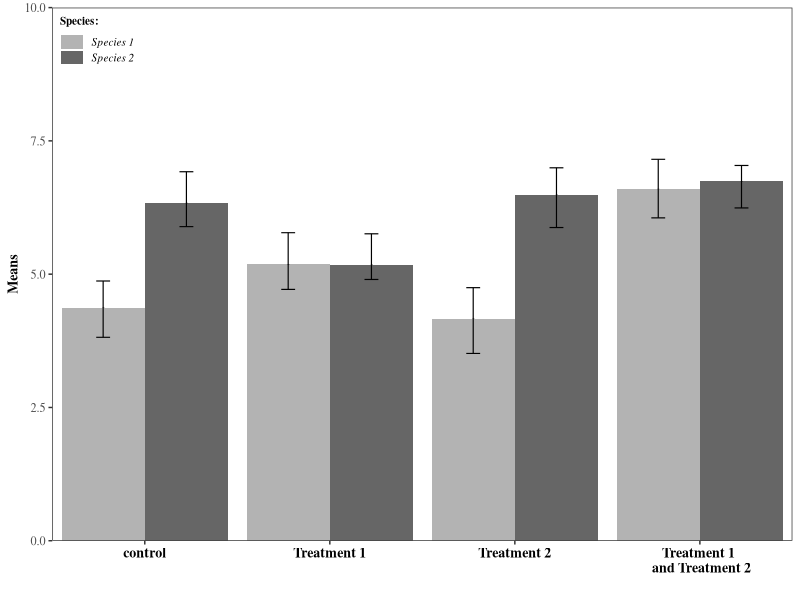
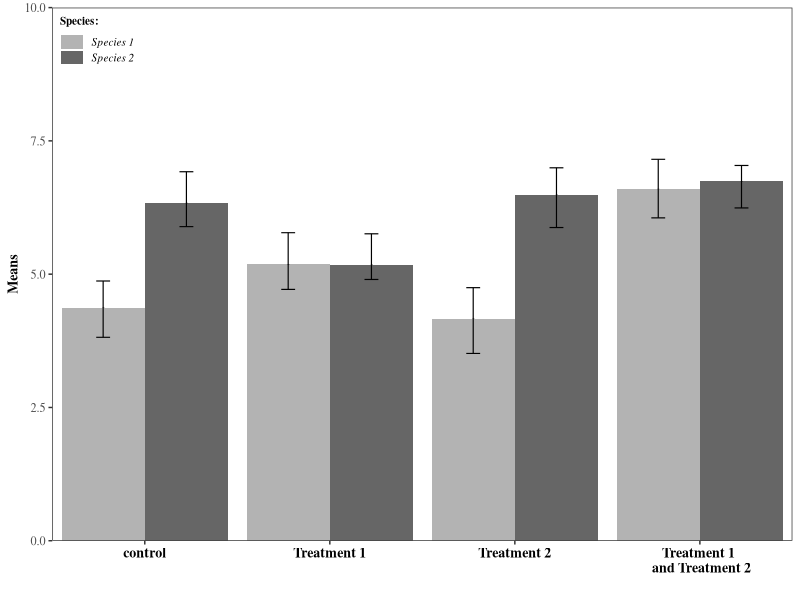

Recreate these plots in R, in order.
###############################################################################
# Barplot with CI/error bars side-by-side in ggplot
# see more at: http://www.cookbook-r.com/Graphs/Plotting_means_and_error_bars_(ggplot2)/
###############################################################################

# install.packages("ggplot2")
library(ggplot2)

# =============================================================================
# Create some data
# =============================================================================
# For ggplot, data must be in long format (not wide format)
set.seed(1)
DF <- data.frame(Treatment = rep(c("control", "T1", "T2", "T1&2"), times=2),
                 Species   = rep(c("Sp1", "Sp2"), each=4),
                 means     = c(rnorm(n=4, mean=5), 
                               rnorm(n=4, mean=6)))

# Note that this is fake data, this is not the way to statistically compute CI-s or SE-s
DF$lower.CI  <- DF$means - rnorm(n=8, mean=.5, sd=.1)
DF$upper.CI  <- DF$means + rnorm(n=8, mean=.5, sd=.1)

# =============================================================================
# Plot barplot with ggplot
# =============================================================================
my_barplot <-
  ggplot(data = DF, 
         aes(x    = Treatment, 
             y    = means, 
             fill = Species)) +
  # add the bars (means)
  geom_bar(stat = "identity", 
           position = position_dodge()) +
  # fill the bars manually
  scale_fill_manual(name   = 'Species:',
                    breaks = c("Sp1", "Sp2"),
                    values = c("Sp1" = "gray70", 
                               "Sp2" = "gray40"),
                    labels = c("Species 1", "Species 2")) + 
  # plot CIs (add a point shape as well)
  geom_errorbar(aes(ymax = upper.CI, 
                    ymin = lower.CI), 
                size  = .4, 
                width = .15, 
                linetype = "solid", 
                position = position_dodge(.9)) +
  geom_point(position = position_dodge(width = .9), 
             shape = "-", 
             show.legend = FALSE) +
  # set order of discrete values on OX axes & adjust the distance (gap) from OY axes
  scale_x_discrete(limits = c("control", "T1", "T2", "T1&2"),
                   labels = c("control", "Treatment 1", "Treatment 2", "Treatment 1 \n and Treatment 2"),
                   expand = c(0, .5)) +
  # set range on OY axes and adjust the distance (gap) from OX axes
  scale_y_continuous(limits = c(0, 10), 
                     expand = c(0, 0)) +
  # Final adjustments:
  # set axis labels
  labs(x = "", 
       y = "Means") +
  theme_bw() + # eliminate default background 
  theme(panel.grid = element_blank(), # eliminate grids
        # set font family for all text within the plot ("serif" should work as "Times New Roman")
        # note that this can be overridden with other adjustment functions below
        text = element_text(family = "serif"),
        # adjust X-axis title
        axis.title.x = element_text(size = 10, face = "bold"),
        # adjust X-axis labels
        axis.text.x = element_text(size = 10, face = "bold", color = "black"),
        # adjust Y-axis title
        axis.title.y = element_text(size = 10, face = "bold"),
        # adjust legend title appearance
        legend.title = element_text(size = 8, face = "bold"),
        # adjust legend label appearance
        legend.text = element_text(size = 8, face = "italic"),
        # change spacing between legend items
        legend.key.height = unit(4, "mm"),
        # don't draw legend box (check element_rect() for borders and backgrounds)
        legend.background = element_blank(),
        # Put upper-left corner of legend box in upper-left corner of graph
        # Note that the numeric position in legend.position below is relative to the entire area, 
        # including titles and labels, not just the plotting area
        legend.justification = c(0,1),
        legend.position = c(0,1))

# save as png
ggsave(filename = "gallery/barplot_ggplot_dodged_1.png",
       plot = my_barplot, 
       width = 12, height = 8, units = "cm", dpi = 75)
# save as pdf
ggsave(filename = "gallery/barplot_ggplot_dodged_1.pdf",
       plot = my_barplot, 
       width = 12, height = 8, units = "cm")